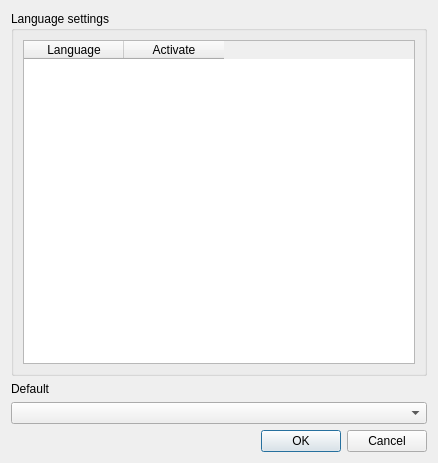
<?xml version="1.0" encoding="UTF-8"?>
<ui version="4.0">
 <class>OCC::LanguageSettings</class>
 <widget class="QDialog" name="OCC::LanguageSettings">
  <property name="geometry">
   <rect>
    <x>0</x>
    <y>0</y>
    <width>438</width>
    <height>463</height>
   </rect>
  </property>
  <property name="windowTitle">
   <string>Language Settings</string>
  </property>
  <layout class="QGridLayout" name="gridLayout_3">
   <item row="2" column="0">
    <widget class="QComboBox" name="comboBox">
     <property name="currentText">
      <string/>
     </property>
    </widget>
   </item>
   <item row="3" column="0" rowspan="2">
    <widget class="QDialogButtonBox" name="buttonBox">
     <property name="standardButtons">
      <set>QDialogButtonBox::Cancel|QDialogButtonBox::Ok</set>
     </property>
    </widget>
   </item>
   <item row="0" column="0">
    <widget class="QGroupBox" name="groupBox_1">
     <property name="title">
      <string>Language settings</string>
     </property>
     <layout class="QGridLayout" name="gridLayout">
      <item row="0" column="0" colspan="2">
       <layout class="QGridLayout" name="gridLayout_2">
        <item row="0" column="0">
         <widget class="QTableWidget" name="tableWidget">
          <column>
           <property name="text">
            <string>Language</string>
           </property>
          </column>
          <column>
           <property name="text">
            <string>Activate</string>
           </property>
          </column>
         </widget>
        </item>
       </layout>
      </item>
     </layout>
    </widget>
   </item>
   <item row="1" column="0">
    <widget class="QLabel" name="label">
     <property name="text">
      <string>Default</string>
     </property>
    </widget>
   </item>
  </layout>
 </widget>
 <resources/>
 <connections>
  <connection>
   <sender>buttonBox</sender>
   <signal>accepted()</signal>
   <receiver>OCC::LanguageSettings</receiver>
   <slot>accept()</slot>
   <hints>
    <hint type="sourcelabel">
     <x>348</x>
     <y>333</y>
    </hint>
    <hint type="destinationlabel">
     <x>361</x>
     <y>355</y>
    </hint>
   </hints>
  </connection>
  <connection>
   <sender>buttonBox</sender>
   <signal>rejected()</signal>
   <receiver>OCC::LanguageSettings</receiver>
   <slot>reject()</slot>
   <hints>
    <hint type="sourcelabel">
     <x>210</x>
     <y>333</y>
    </hint>
    <hint type="destinationlabel">
     <x>385</x>
     <y>297</y>
    </hint>
   </hints>
  </connection>
 </connections>
</ui>
